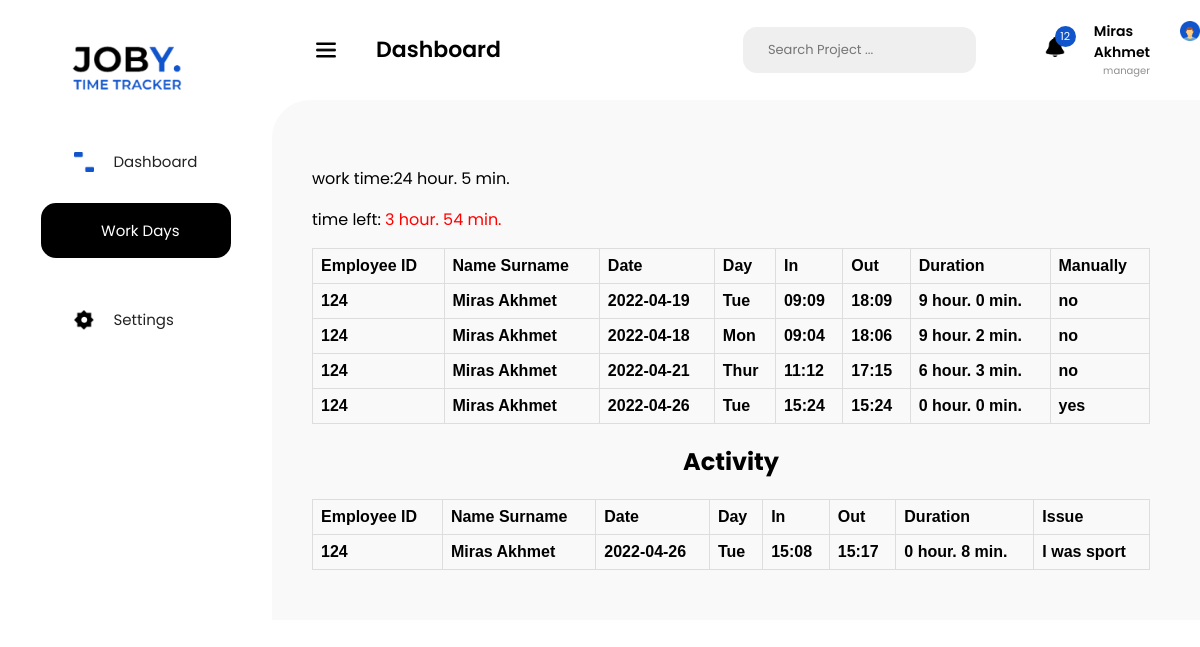
Screenshot of /work_days/124 (signed in) with the database file from the repository.
### models.py (models this page shows, shortened)
class Employee(db.Model, UserMixin):
    id = db.Column(db.Integer(), primary_key=True)
    login_id = db.Column(db.String(10), unique=True, nullable=True)
    name = db.Column(db.String(100), nullable=False)
    surname = db.Column(db.String(100), nullable=False)
    profession = db.Column(db.String(30), nullable=False)
    password = db.Column(db.String(40), nullable=False)
    flex_status = db.relationship('FlexStatus', backref='flex_status')

class FlexStatus(db.Model):
    id = db.Column(db.Integer(), primary_key=True)
    employee_id = db.Column(db.Integer, db.ForeignKey('employee.id'))
    name = db.Column(db.String)
    issue = db.Column(db.String(100),default='')
    enterTime = db.Column(db.DateTime(), nullable=True)
    exitTime = db.Column(db.DateTime())
    manually = db.Column(db.Boolean(), default=False,nullable=True)
    def get_status(self):
        tmp = self.exitTime - self.enterTime
        return tmp.seconds

### views.py (the view)
@app.route('/work_days/<string:id>')
def work_days(id):
    isAdmin = current_user.profession in ['multi admin']
    emp = Employee.query.filter_by(login_id = id).first()
    flx_s = FlexStatus.query.filter_by(employee_id = emp.id).all()
    work_flx = []
    activity_flx = []
    unique_days = set()
    work_time = 0
    for flx in flx_s:
        emp = Employee.query.filter_by(id = flx.employee_id).first()
        if str(flx.name) == 'work':
            unique_days.add(flx.enterTime.date())
            a = flx.exitTime != datetime(1, 1, 1, 1, 1)
            work_time += flx.get_status() if a else 0
            work_flx.append({
                'id': emp.login_id,
                'full_name': f'{emp.name} {emp.surname}',
                'date': str(flx.enterTime.date()),
                'weekDay': ['Mon', 'Tue', 'Wen', 'Thur', 'Fri', 'Sat', 'Sun'][flx.enterTime.weekday()],
                'enter': str(flx.enterTime.time())[:5],
                'out': str(flx.exitTime.time())[:5] if flx.exitTime != datetime(1, 1, 1, 1, 1) else '-',
                'duration': f'{flx.get_status() // 3600} hour. {flx.get_status() // 60 % 60} min.' if a else '-',
                'manually': 'yes' if flx.manually else 'no',
            })
        else:
            activity_flx.append({
                'id': emp.login_id,
                'full_name': f'{emp.name} {emp.surname}',
                'date': str(flx.enterTime.date()),
                'weekDay': ['Mon', 'Tue', 'Wen', 'Thur', 'Fri', 'Sat', 'Sun'][flx.enterTime.weekday()],
                'enter': str(flx.enterTime.time())[:5],
                'out': str(flx.exitTime.time())[:5] if flx.exitTime != datetime(1, 1, 1, 1, 1) else '-',
                'duration': f'{flx.get_status() // 3600} hour. {flx.get_status() // 60 % 60} min.',
                'issue': flx.issue if flx.issue else '',
            })
    wp = abs(len(unique_days) * 7 * 3600 - work_time)
    context_head = {
        "work_time": f'{work_time // 3600} hour. {work_time // 60 % 60} min.',
        "time_left": f'{wp // 3600} hour. {wp // 60 % 60} min.',
        "number_time_left": len(unique_days) * 7 * 3600 - work_time,
    }
    return render_template('work_day.html',
                           user=current_user,
                           work_flx = work_flx,
                           cntx_head=context_head,
                           isAdmin=isAdmin,
                           activity_flx=activity_flx,
                           )

### models.py (called while the page is built)
@login_manager.user_loader
def load_user(user_id):
    return Employee.query.get(user_id)

### templates/work_day.html (shortened to what this page needs)
<!DOCTYPE html>
<html lang="en">
<head>
 <link rel="stylesheet" href="../static/styles/dashboard_style.css">
 <link rel="stylesheet" href="{{ url_for('static',filename = 'styles/dashboard_style.css') }}">
</head>
<body>
 <section id="mySideNav" class="sideNav">
  <a href="#" class="logo_container">
   <img src="../static/images/logo.png" alt="logo">
  </a>
  <a href="{{ url_for('home') }}" class="links">
   <img src="../static/images/rect.png" alt="">
   <div>Dashboard</div>
  </a>
{% if not isAdmin %}
  <a href="{{ url_for('work_days' ,id = user.login_id) }}" class="dashboard_black">
   <img src="../static/images/icon_workDays.png" alt="">
   Work Days
  </a>
    {% else %}
    <a href="{{ url_for('list_of_employee') }}" class="dashboard_black">
           <img src="../static/images/icon_workDays.png" alt="">
           Work Days
          </a>
     {% endif %}
  <a href="#" class="links">
   <img src="../static/images/icon_settings.png" alt="">
   Settings
  </a>
 </section>
<nav>
  <button>
   <img src="../static/images/menu_bar.png" alt="">
   <div class="dashboard_txt">Dashboard</div>
  </button>
  <div class="search">
   Search Project ...
  </div>
  <div class="notifications">
   <img src="../static/images/bell.png" alt="">
   <div class="notification_numb">12</div>
  </div>
  <div class="profile_info">
   <div class="name_profession">
    <div class="name_surname">{{ user.name }} {{ user.surname }} </div>
    <div class="profession">{{ user.profession }}</div>
   </div>
   <a href="/profile"><img src="../static/images/profile_photo.png" alt="" class="profile_photo"></a>
  </div>
 </nav>
<section class="main_content">
    <div class="container_table">
    <div>
        <p>work time:{{ cntx_head.work_time }}</p>
        <p>time left:
           {% if cntx_head.number_time_left > 0 %}
        <span class="red">{{cntx_head.time_left}}</span>
        {% else %}
        <span class="green">+{{cntx_head.time_left}} </span>
        {% endif %}
        </p>
    </div>
        <table>
            <tr>
                <th>Employee ID</th>
                <th>Name Surname</th>
                <th>Date</th>
                <th>Day</th>
                <th>In</th>
                <th>Out</th>
                <th>Duration</th>
                <th>Manually</th>
            </tr>
            {% for r in work_flx %}
                <tr class = '{{ r.name }}'>
                    <th>{{ r.id }}</th>
                    <th>{{ r.full_name }}</th>
                    <th>{{ r.date }}</th>
                    <th>{{ r.weekDay }}</th>
                    <th>{{ r.enter }}</th>
                    <th>{{ r.out }}</th>
                    <th>{{ r.duration }}</th>
                    <th>{{ r.manually }}</th>
                </tr>
            {% endfor %}
        </table>
    <h1>Activity</h1>
    <table>
            <tr>
                <th>Employee ID</th>
                <th>Name Surname</th>
                <th>Date</th>
                <th>Day</th>
                <th>In</th>
                <th>Out</th>
                <th>Duration</th>
                <th>Issue</th>
            </tr>
            {% for r in activity_flx %}
                <tr class = '{{ r.name }}'>
                    <th>{{ r.id }}</th>
                    <th>{{ r.full_name }}</th>
                    <th>{{ r.date }}</th>
                    <th>{{ r.weekDay }}</th>
                    <th>{{ r.enter }}</th>
                    <th>{{ r.out }}</th>
                    <th>{{ r.duration }}</th>
                    <th>{{ r.issue }}</th>
                </tr>
            {% endfor %}
        </table>
    </div>
</section>
</body>
</html>

### static/styles/dashboard_style.css (style rules this page uses)
body { margin: 0; padding: 0; font-family: Poppins; }
.sideNav { padding-top: 34px; display: flex; align-items: center; flex-direction: column; width: 272px; background-color: #fff; height: 100vh; position: fixed; z-index: 1; top: 0; left: 0; }
.sideNav a { text-decoration: none; display: flex; align-items: center; font-size: 15px; }
.logo_container img { height: auto; width: 100%; max-width: 128px !important; }
.logo_container { margin-bottom: 50px; }
.dashboard_black { width: 190px; height: 55px; background-color: black; border-radius: 15px; color: white; padding-left: 20px; box-sizing: border-box; font-family: Poppins; margin-bottom: 50px; }
.sideNav a img, nav img { width: 100%; height: auto; max-width: 20px; margin-right: 20px; }
.links { width: 125px; margin-bottom: 30px; color: #232323; }
nav { height: 100px; background-color: #fff; width: 100%; display: flex; align-items: center; }
nav button { background-color: transparent; border: none; margin-left: 310px; display: flex; align-items: center; }
nav button img { margin-right: 40px; }
.dashboard_txt { font-weight: 600; font-size: 22px; line-height: 42px; color: #000; font-family: Poppins; }
.search { width: 408px; height: 46px; background-color: #efefef; border-radius: 14px; display: flex; align-items: center; color: #757575; padding-left: 25px; font-size: 13px; margin-left: 16rem; }
.notifications { position: relative; margin-right: 1.8rem; margin-left: 4.3rem; }
.notification_numb { background-color: #1155CC; width: 21px; height: 21px; color: #fff; border-radius: 15px; font-size: 11px; box-sizing: border-box; display: flex; align-items: center; justify-content: center; position: absolute; left: 10px; top: -11px; }
.profile_info { display: flex; }
.profile_photo { width: 100%; height: auto; max-width: 46px; }
.name_surname { font-weight: 600; font-size: 14px; }
.profession { color: #8f8f8f; font-size: 10px; text-align: right; }
.name_profession { margin-right: 30px; }
.main_content { margin-left: 272px; border-radius: 38px 0 0 0; background-color: #F9F9F9; padding: 50px 50px 50px 40px; }
h1 { text-align: center; }
table { font-family: arial, sans-serif; border-collapse: collapse; width: 100%; }
td, th { border: 1px solid #dddddd; text-align: left; padding: 8px; }
.red { color: red; }

### rows the page displays
Employee: name "Miras", surname "Akhmet", profession "manager"
Employee: id "124", full_name "Miras Akhmet", date "2022-04-19", weekDay "Tue", enter "09:09", out "18:09", duration "9 hour. 0 min.", manually "no", date "2022-04-18", weekDay "Mon", enter "09:04", out "18:06", duration "9 hour. 2 min.", date "2022-04-21", weekDay "Thur", enter "11:12", out "17:15", duration "6 hour. 3 min.", date "2022-04-26", enter "15:24", out "15:24", duration "0 hour. 0 min.", manually "yes", id "124"
FlexStatus: issue "I was sport"

### other values shown
{{ cntx_head.work_time }} "24 hour. 5 min."
{{ cntx_head.time_left }} "3 hour. 54 min."
{{ r.full_name }} "Miras Akhmet"
{{ r.date }} "2022-04-26"
{{ r.weekDay }} "Tue"
{{ r.enter }} "15:08"
{{ r.out }} "15:17"
{{ r.duration }} "0 hour. 8 min."
